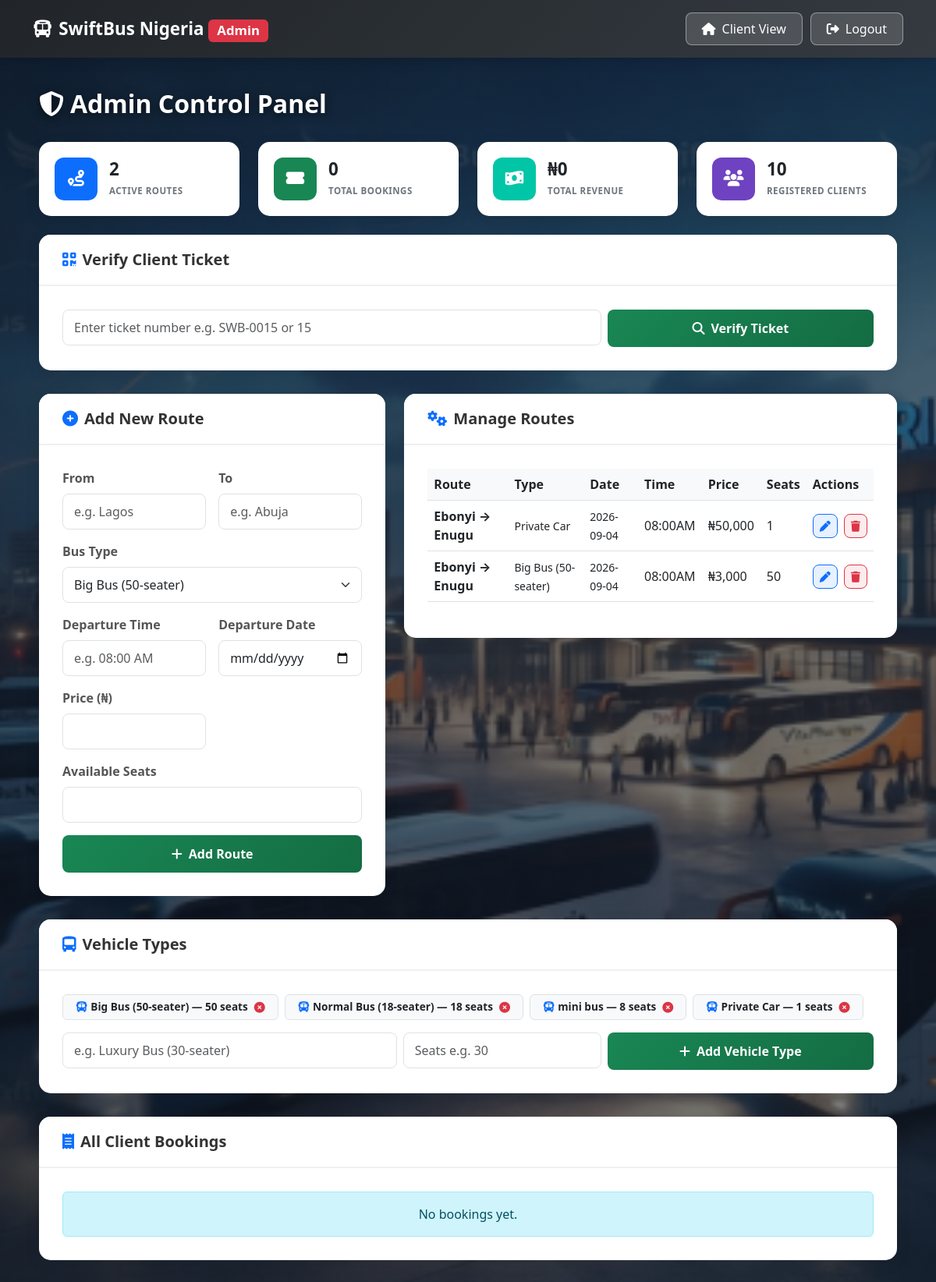
Screenshot of /admin (signed in) with the database file from the repository.
### app.py (models this page shows)
class BusRoute(db.Model):
    id = db.Column(db.Integer, primary_key=True)
    departure = db.Column(db.String(100), nullable=False)
    destination = db.Column(db.String(100), nullable=False)
    bus_type = db.Column(db.String(50), nullable=False)
    departure_time = db.Column(db.String(50), nullable=False)
    departure_date = db.Column(db.String(50), default='Daily')
    price = db.Column(db.Integer, nullable=False)
    available_seats = db.Column(db.Integer, nullable=False)

class VehicleType(db.Model):
    id = db.Column(db.Integer, primary_key=True)
    name = db.Column(db.String(50), unique=True, nullable=False)
    seat_capacity = db.Column(db.Integer, nullable=False)

### app.py (the view)
@app.route('/admin')
@login_required
def admin_dashboard():
    if current_user.role != 'admin':
        flash('Access denied. Admins only.', 'danger')
        return redirect(url_for('dashboard'))
    routes = BusRoute.query.all()
    bookings = Booking.query.order_by(Booking.booking_date.desc()).all()
    total_revenue = sum(b.total_price for b in bookings)
    total_clients = User.query.filter_by(role='client').count()
    ticket_code = request.args.get('ticket', '').strip().upper()
    verified_booking = None
    if ticket_code:
        digits = ''.join(ch for ch in ticket_code if ch.isdigit())
        if digits:
            verified_booking = Booking.query.get(int(digits))
    return render_template('admin.html', user=current_user, routes=routes, bookings=bookings,
                           total_revenue=total_revenue, total_clients=total_clients,
                           verified_booking=verified_booking, ticket_code=ticket_code,
                           vehicle_types=VehicleType.query.all())

### app.py (called while the page is built)
@login_manager.user_loader
def load_user(user_id):
    return User.query.get(int(user_id))

### templates/admin.html (shortened to what this page needs)
<!DOCTYPE html>
<html lang="en">
<head>
    <link href="{{ url_for('static', filename='css/bootstrap.min.css') }}" rel="stylesheet">
    <link rel="stylesheet" href="{{ url_for('static', filename='fontawesome/css/all.min.css') }}">
</head>
<body>
<nav class="navbar navbar-dark">
    <div class="container">
        <a class="navbar-brand" href="/admin"><i class="fas fa-bus me-2"></i>SwiftBus Nigeria <span class="badge bg-danger">Admin</span></a>
        <div class="nav-actions">
            <a href="/dashboard" class="btn btn-nav"><i class="fas fa-home me-2"></i>Client View</a>
            <a href="/logout" class="btn btn-nav"><i class="fas fa-sign-out-alt me-2"></i>Logout</a>
        </div>
    </div>
</nav>
<div class="container admin-container">
    <h2 class="page-title"><i class="fas fa-shield-alt me-2"></i>Admin Control Panel</h2>
    <div class="row g-4 mb-4">
        <div class="col-md-3 col-6">
            <div class="stat-card">
                <div class="stat-icon" style="background:#0d6efd;"><i class="fas fa-route"></i></div>
                <div class="stat-text"><h3>{{ routes|length }}</h3><small>Active Routes</small></div>
            </div>
        </div>
        <div class="col-md-3 col-6">
            <div class="stat-card">
                <div class="stat-icon" style="background:#198754;"><i class="fas fa-ticket-alt"></i></div>
                <div class="stat-text"><h3>{{ bookings|length }}</h3><small>Total Bookings</small></div>
            </div>
        </div>
        <div class="col-md-3 col-6">
            <div class="stat-card">
                <div class="stat-icon" style="background:#00c6a7;"><i class="fas fa-money-bill-wave"></i></div>
                <div class="stat-text"><h3>₦{{ "{:,}".format(total_revenue) }}</h3><small>Total Revenue</small></div>
            </div>
        </div>
        <div class="col-md-3 col-6">
            <div class="stat-card">
                <div class="stat-icon" style="background:#6f42c1;"><i class="fas fa-users"></i></div>
                <div class="stat-text"><h3>{{ total_clients }}</h3><small>Registered Clients</small></div>
            </div>
        </div>
    </div>
    <div class="custom-card">
        <div class="card-header"><h5><i class="fas fa-qrcode me-2"></i>Verify Client Ticket</h5></div>
        <div class="card-body">
            <form method="GET" action="/admin" class="row g-2">
                <div class="col-md-8">
                    <input type="text" name="ticket" class="form-control" placeholder="Enter ticket number e.g. SWB-0015 or 15" value="{{ ticket_code or '' }}" required>
                </div>
                <div class="col-md-4">
                    <button type="submit" class="btn btn-add w-100"><i class="fas fa-search me-2"></i>Verify Ticket</button>
                </div>
            </form>
        </div>
    </div>
    <div class="row g-4">
        <div class="col-lg-5">
            <div class="custom-card">
                <div class="card-header"><h5><i class="fas fa-plus-circle me-2"></i>Add New Route</h5></div>
                <div class="card-body">
                    <form method="POST" action="/admin/add-route">
                        <div class="row g-3">
                            <div class="col-6">
                                <label class="form-label">From</label>
                                <input type="text" name="departure" class="form-control" placeholder="e.g. Lagos" required>
                            </div>
                            <div class="col-6">
                                <label class="form-label">To</label>
                                <input type="text" name="destination" class="form-control" placeholder="e.g. Abuja" required>
                            </div>
                            <div class="col-12">
                                <label class="form-label">Bus Type</label>
                                <select name="bus_type" class="form-select">
                                    {% for vt in vehicle_types %}
                                    <option value="{{ vt.name }}">{{ vt.name }}</option>
                                    {% endfor %}
                                </select>
                            </div>
                            <div class="col-6">
                                <label class="form-label">Departure Time</label>
                                <input type="text" name="departure_time" class="form-control" placeholder="e.g. 08:00 AM" required>
                            </div>
                            <div class="col-6">
                                <label class="form-label">Departure Date</label>
                                <input type="date" name="departure_date" class="form-control" required>
                            </div>
                            <div class="col-6">
                                <label class="form-label">Price (₦)</label>
                                <input type="number" name="price" class="form-control" min="1" required>
                            </div>
                            <div class="col-12">
                                <label class="form-label">Available Seats</label>
                                <input type="number" name="available_seats" class="form-control" min="1" required>
                            </div>
                            <div class="col-12">
                                <button type="submit" class="btn btn-add w-100"><i class="fas fa-plus me-2"></i>Add Route</button>
                            </div>
                        </div>
                    </form>
                </div>
            </div>
        </div>
        <div class="col-lg-7">
            <div class="custom-card">
                <div class="card-header"><h5><i class="fas fa-cogs me-2"></i>Manage Routes</h5></div>
                <div class="card-body">
                    <div class="table-responsive">
                        <table class="table align-middle">
                         <thead><tr><th>Route</th><th>Type</th><th>Date</th><th>Time</th><th>Price</th><th>Seats</th><th>Actions</th></tr></thead>
                            <tbody>
                                {% for r in routes %}
                                <tr>
                                    <td><strong>{{ r.departure }} → {{ r.destination }}</strong></td>
                                    <td><small>{{ r.bus_type }}</small></td>
                                    <td><small>{{ r.departure_date }}</small></td>
                                    <td>{{ r.departure_time }}</td>
                                    <td>₦{{ "{:,}".format(r.price) }}</td>
                                    <td>{{ r.available_seats }}</td>
                                    <td>
                                        <div class="d-flex gap-2">
                                            <a href="/admin/edit-route/{{ r.id }}" class="btn btn-sm btn-edit"><i class="fas fa-pen"></i></a>
                                            <form method="POST" action="/admin/delete-route/{{ r.id }}"
                                                  onsubmit="return confirm('Delete this route? Its bookings will also be removed.');">
                                                <button type="submit" class="btn btn-sm btn-del"><i class="fas fa-trash"></i></button>
                                            </form>
                                        </div>
                                    </td>
                                </tr>
                                {% endfor %}
                            </tbody>
                        </table>
                    </div>
                </div>
            </div>
        </div>
    </div>
    <div class="custom-card">
        <div class="card-header"><h5><i class="fas fa-bus-alt me-2"></i>Vehicle Types</h5></div>
        <div class="card-body">
            <div class="d-flex flex-wrap gap-2 mb-3">
                {% for vt in vehicle_types %}
                <div class="d-inline-flex align-items-center gap-2 badge bg-light border px-3 py-2 text-dark" style="font-size:0.85rem;">
                    <span><i class="fas fa-bus me-1 text-primary"></i>{{ vt.name }} — {{ vt.seat_capacity }} seats</span>
                    <form method="POST" action="/admin/delete-vehicle-type/{{ vt.id }}"
                          onsubmit="return confirm('Delete vehicle type {{ vt.name }}?');">
                        <button type="submit" class="btn btn-sm p-0 border-0" style="color:#dc3545; line-height:1;" title="Delete">
                            <i class="fas fa-times-circle"></i>
                        </button>
                    </form>
                </div>
                {% endfor %}
            </div>
            <form method="POST" action="/admin/add-vehicle-type" class="row g-2">
                <div class="col-md-5">
                    <input type="text" name="name" class="form-control" placeholder="e.g. Luxury Bus (30-seater)" required>
                </div>
                <div class="col-md-3">
                    <input type="number" name="seat_capacity" class="form-control" placeholder="Seats e.g. 30" min="1" required>
                </div>
                <div class="col-md-4">
                    <button type="submit" class="btn btn-add w-100"><i class="fas fa-plus me-2"></i>Add Vehicle Type</button>
                </div>
            </form>
        </div>
    </div>
    <div class="custom-card">
        <div class="card-header"><h5><i class="fas fa-receipt me-2"></i>All Client Bookings</h5></div>
        <div class="card-body">
            {% if bookings %}
            <div class="table-responsive">
                <table class="table align-middle">
                    <thead><tr><th>Ticket</th><th>Client</th><th>Route</th><th>Seats</th><th>Total</th><th>Status</th><th>Booked On</th></tr></thead>
                    <tbody>
                        {% for b in bookings %}
                        <tr>
                            <td><strong>SWB-{{ "%04d"|format(b.id) }}</strong></td>
                            <td>{{ b.user.username }}</td>
                            <td>{{ b.route.departure }} → {{ b.route.destination }}</td>
                            <td>{{ b.seats }}</td>
                            <td class="text-success fw-bold">₦{{ "{:,}".format(b.total_price) }}</td>
                            <td>
                                {% if b.status == 'Boarded' %}<span class="badge bg-primary">Boarded</span>
                                {% else %}<span class="badge bg-success">Confirmed</span>{% endif %}
                            </td>
                            <td><small>{{ b.booking_date.strftime('%d %b %Y, %I:%M %p') }}</small></td>
                        </tr>
                        {% endfor %}
                    </tbody>
                </table>
            </div>
            {% else %}
            <div class="alert alert-info text-center mb-0">No bookings yet.</div>
            {% endif %}
        </div>
    </div>
</div>
</body>
</html>

### rows the page displays
BusRoute: departure "Ebonyi", destination "Enugu", bus_type "Private Car", departure_date "2026-09-04", departure_time "08:00AM", price "50,000", available_seats "1"
BusRoute: departure "Ebonyi", destination "Enugu", bus_type "Big Bus (50-seater)", departure_date "2026-09-04", departure_time "08:00AM", price "3,000", available_seats "50"
VehicleType: name "Big Bus (50-seater)", seat_capacity "50"
VehicleType: name "Normal Bus (18-seater)", seat_capacity "18"
VehicleType: name "mini bus", seat_capacity "8"
VehicleType: name "Private Car", seat_capacity "1"

### other values shown
{{ routes|length }} "2"
{{ bookings|length }} "0"
{{ "{:,}".format(total_revenue) }} "0"
{{ total_clients }} "10"
form field bus_type "Big Bus (50-seater)"
